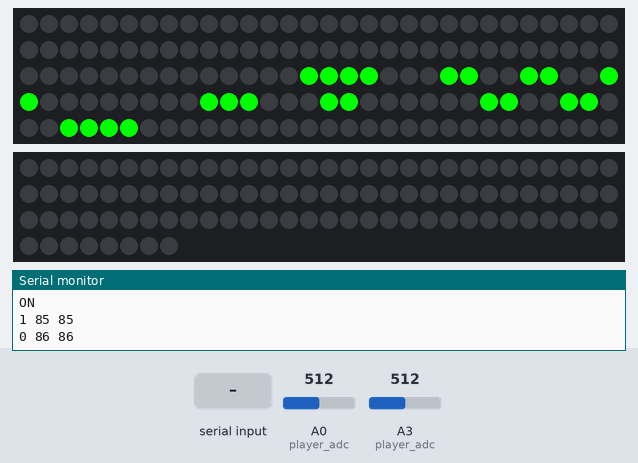
The sketch below on a simulated Arduino Uno, built with avr-gcc and run on an emulated ATmega328P. Parts: 150 RGB LEDs in strip order, left to right, continuing on the next row, 98 RGB LEDs in strip order, left to right, continuing on the next row, the last lines printed to the serial monitor. The test bench sets the inputs (shaded band); at power-on: A0 (player_adc) = 512, A3 (player_adc) = 512. Dim RGB values are drawn brighter than linear; colours are those a GRB WS2812 strip shows for the declared byte order; random numbers use the default seed unless the sketch sets one.

Above: at 1.4 s.
1.5 s: byte 112 ('p') received over Serial
4.5 s: A0 (player_adc) set to 716
At 4.68 s:
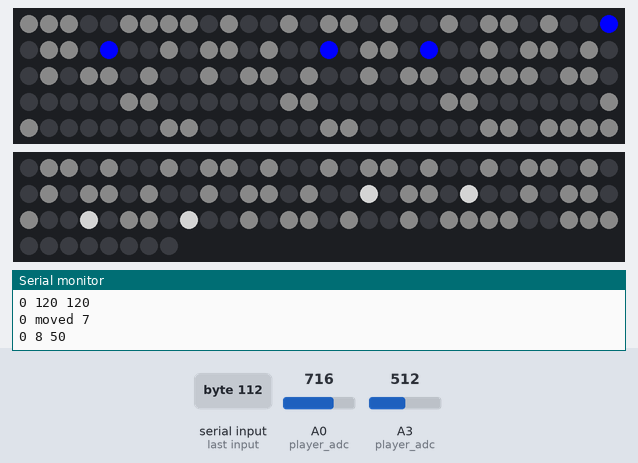
6.1 s: "s,45\n" received over Serial
9.1 s: byte 115 ('s') received over Serial
At 9.6 s:
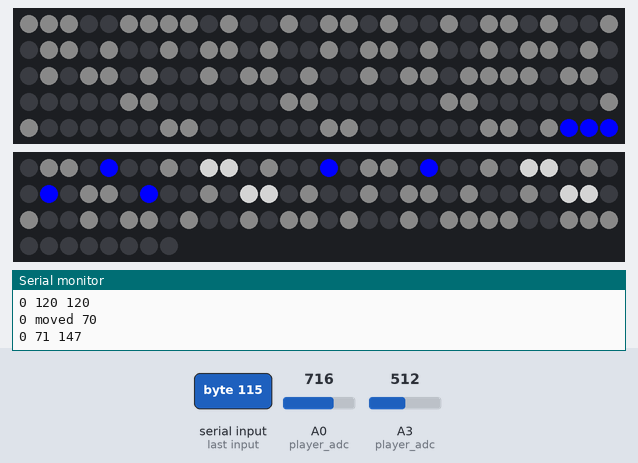

The sketch:

two-player.ino
```cpp
#include "FastLED.h"
#include "digits.h"
#include "letters.h"

#include "track.h"


// How many leds in your strip?
#define NUM_LEDS_1 150
#define NUM_LEDS_2 98

#define NUM_LEDS NUM_LEDS_1 + NUM_LEDS_2

#define LEDS_PER_ROW 8
#define NUM_ROWS 31


// For led chips like Neopixels, which have a data line, ground, and power, you just
// need to define DATA_PIN.  For led chipsets that are SPI based (four wires - data, clock,
// ground, and power), like the LPD8806 define both DATA_PIN and CLOCK_PIN
#define DATA_PIN_1 7
#define DATA_PIN_2 8

#define BIKE1 A0
#define BIKE2 A3

#define PLAYER_ONE_START 2
#define PLAYER_TWO_START 58

#define PLAYER_START_LEN 2


enum {BLUE_PLAYER,RED_PLAYER};

enum {  WAITING, COUNT_DOWN, START_GAME, PLAYING, WIN, LOSE, END_GAME };

int state = WAITING;


CRGB leds[NUM_LEDS];

CRGB player_colour[] = {CRGB::Blue, CRGB::Grey};

int player_start[] = {PLAYER_ONE_START, PLAYER_TWO_START};
int player_end[] = {PLAYER_ONE_START - PLAYER_START_LEN, PLAYER_TWO_START - PLAYER_START_LEN};


unsigned long last_twinkle = millis();
unsigned long last_move = millis();

unsigned char hue = 0;
unsigned int delay_time = 100;
unsigned char fade_rate = 100;
unsigned long last_grow = millis();

int player_energy[] = {0, 0};
int player_adc[] = {BIKE1, BIKE2};

int max_energy[] = {100, 100};


void fadeAll()  {
	for (int i = 0; i < NUM_LEDS; i++) {
		leds[i].nscale8(fade_rate);

	}
	FastLED.show();
}

void light_row(int row, CRGB colour) {

	if (row > NUM_ROWS) {
		return;
	}

	for (int i = 0; i <  LEDS_PER_ROW; i++) {
		int pixel = (LEDS_PER_ROW * row) + i;
		leds[NUM_LEDS - pixel - 1] = colour;
	}

}


void show_digit(int digit, int start_row) {
	//FastLED.clear();

	for (int row = 0; row < 8; row++) {
		if (start_row + row >= 0 ) {
			byte line = DIGITS[digit][row];

			//Serial.println(line);
			int col = 0;
			for (byte mask = 00000001; mask > 0; mask <<= 1) { //iterate through bit mask
				//int pixel = ((start_row + row) * 8) +  col;
				int pixel  = ((start_row + row) * 8) + (7 - col);

				if ((start_row + row) % 2) {
					//pixel  = ((start_row + row) * 8) + (7 - col);
					pixel = ((start_row + row) * 8) +  col;//pixel += 1;
				}

				if (line & mask) {
					leds[pixel] = CRGB::Red;
					//Serial.print("*");
				} else {
					//Serial.print(" ");
					leds[pixel] = CRGB::Black;
				}
				//Serial.println(pixel);

				col++;
			}
		}
		//Serial.println();
	}
	FastLED.show();
}


void drawPlayer(int pid) {

	for (int i = player_start[pid]; i >= player_end[pid]; i--) {
		leds[TRACK[i]] = player_colour[pid];
	}

	//check that doesn't wrap around 0
	if (player_end[pid] > player_start[pid]) {

		for (int i = TRACK_LEN - 1; i >= player_end[pid]; i--) {
			leds[TRACK[i]] = player_colour[pid];
		}

		for (int i = 0; i <= player_start[pid]; i++ ) {
			leds[TRACK[i]] = player_colour[pid];
		}

	}
}


void movePlayer(int player_id) {
	//Increment player token
	player_start[player_id]++;
	player_end[player_id]++;

	if (player_start[player_id] == TRACK_LEN) {
		player_start[player_id] = 0;
	}

	if (player_end[player_id] == TRACK_LEN) {
		player_end[player_id] = 0;
	}
	last_move = millis();
	Serial.print(player_id);
	Serial.print(" ");
	Serial.print(player_start[player_id]);
	Serial.print(" ");
	Serial.println(TRACK[player_start[player_id]]);


}


void processSerial() {
	while (Serial.available()) {
		char inChar = (char) Serial.read();
		unsigned int val;
		switch (inChar) {
		case 's':
			val = (unsigned int) Serial.parseInt();

			Serial.print("s");
			if (val > 1) {
				delay_time = val;
				Serial.print("delay: ");
				Serial.println(val);
			}

			// get the new byte:
			break;
		case 'f':
			Serial.print("f");
			val = (unsigned int) Serial.parseInt();

			if (val < 256 && val > 1) {
				fade_rate = val;
				Serial.print("fade: ");
				Serial.println(val);
			}

			break;
		case 'd':
			FastLED.clear();
			val = (unsigned int) Serial.parseInt();

			if (val == 10) {
				Serial.println(0);
				FastLED.clear();
				show_digit(0, 8);
			}

			if (val > 0 && val < 10) {
				Serial.println(val);
				show_digit(val, 8);
			}

			break;

		case 'x':
			state = COUNT_DOWN;
			break;
		case 'q':
			movePlayer(RED_PLAYER);
			drawPlayer(BLUE_PLAYER);
			drawPlayer(RED_PLAYER);
			FastLED.show();

			break;
		case 'p':
			movePlayer(BLUE_PLAYER);
			drawPlayer(RED_PLAYER);
			drawPlayer(BLUE_PLAYER);
			FastLED.show();

			break;

		}


	}

}


void serialEvent() {
	processSerial();

}

void readADC(int pid) {

	int val = analogRead(player_adc[pid]) / 6;

	//Blue player advantage
	if(val > 0 && pid == 0){
		val += 1;
	}
	player_energy[pid] += val;
	if (val > 0) {
		Serial.print(pid);
		Serial.print(" ");
		Serial.print(val);
		Serial.print(" ");
		Serial.println(player_energy[pid]);

	}

	if (player_energy[pid] > max_energy[pid]) {
		Serial.print(pid);
		Serial.print(" moved ");
		Serial.println(player_start[pid]);
		player_energy[pid] = 0;
		movePlayer(pid);
		//drawPlayer(pid);

	}

}


void testScreen() {
	for (int i = 0; i < NUM_ROWS; i++) {
		hue = map(i, 0, NUM_ROWS, 0, 160);
		light_row(i, CHSV(hue, 255, 255));

	}
	FastLED.show();

	//unsigned long start_time = millis();
	while (leds[NUM_LEDS - 3].r > 0 ) {
		fadeAll();
		delay(30);
	}

}


void drawPixel(int x, int y, CRGB color) {

	int pixel = ((LEDS_PER_ROW) * (y) ) + x;

	if (y % 2) {
		pixel  = ((LEDS_PER_ROW) * (y) ) + (LEDS_PER_ROW - 1 - x);
		//pixel += 1;
	}

	leds[pixel] = color;

}


// Add bit to end of players chain
void growPlayer(int player_id) {
	player_end[player_id]--;

	if (player_end[player_id] < 0) {
		player_end[player_id] = TRACK_LEN - 1;
	}

	if (player_end[player_id] == TRACK_LEN) {
		player_end[player_id] = 0;
	}
	last_move = millis();

}


void resetGame() {
	//Reset player positions
	player_start[0] = PLAYER_ONE_START;
	player_end[0] = PLAYER_ONE_START - PLAYER_START_LEN;

	player_start[1] = PLAYER_TWO_START;
	player_end[1] = PLAYER_TWO_START - PLAYER_START_LEN;

	player_energy[0] = 0;
	player_energy[1] = 0;

	FastLED.clear();
	FastLED.show();
	fade_rate = 100;
	last_grow = millis();


}

int collision () {
	if (player_start[0] == player_end[1] ) {
		Serial.println("Blue Wins");
		return 1;
	}
	if (player_start[1] == player_end[0] ) {
		Serial.println("Other Wins");
		return 2;
	}
	return 0;
}


int matrix_row = NUM_ROWS;
int matrix_col = random(LEDS_PER_ROW);

CRGB matrix_color = player_colour[0];

void matrix() {

	for (int i = 0; i < NUM_LEDS; i++) {
		leds[i].nscale8(240);
	}

	if (matrix_row <= 0) {
		matrix_row = NUM_ROWS;
		matrix_col = random(LEDS_PER_ROW);
		if (matrix_color == player_colour[0]) {
			matrix_color  = player_colour[1];
		} else {
			matrix_color = player_colour[0];
		}
		//hue += 128;
	}

	if (millis() - last_twinkle > 100) {
		last_twinkle = millis();
		matrix_row--;
		int pixel = ((LEDS_PER_ROW) * (matrix_row) ) + matrix_col;

		if (matrix_row % 2) {
			pixel  = ((LEDS_PER_ROW) * (matrix_row) ) + (LEDS_PER_ROW - 1 - matrix_col);
			//pixel += 1;
		}
		leds[NUM_LEDS - pixel - 1] =  matrix_color; //CHSV(hue, 255, 255);

		FastLED.show();

	}


}


void setup() {


	Serial.begin(115200);
	Serial.println("ON");

	//FastLED.addLeds<NEOPIXEL, DATA_PIN>(leds, NUM_LEDS);
	FastLED.addLeds<WS2812, DATA_PIN_1, RGB>(leds, 0, NUM_LEDS_1);
	FastLED.addLeds<WS2812, DATA_PIN_2, RGB>(leds, NUM_LEDS_1, NUM_LEDS_2);

	testScreen();
	FastLED.clear();
	FastLED.show();


}

int getLetterPos(char letter){
	int l_pos = 26; // " " by default

	for(int i = 0; i < LETTERS_LEN; i++){
		if(letter == LETTERS_KEY[i]){
			l_pos = i;
		}
	}
	return l_pos;
}

void show_letter(char letter, int start_row) {
	//FastLED.clear();

	int l_pos = getLetterPos(letter);

	for (int row = 0; row < 8; row++) {
		if (start_row + row >= 0 ) {
			byte line = LETTERS[l_pos][row];

			//Serial.println(line);
			int col = 0;
			for (byte mask = 00000001; mask > 0; mask <<= 1) { //iterate through bit mask
				//int pixel = ((start_row + row) * 8) +  col;
				int pixel  = ((start_row + row) * 8) + (7 - col);

				if ((start_row + row) % 2) {
					//pixel  = ((start_row + row) * 8) + (7 - col);
					pixel = ((start_row + row) * 8) +  col;//pixel += 1;
				}

				if (pixel > 0 && pixel < NUM_LEDS) {
					if (line & mask) {
						leds[pixel] = CRGB::Blue;
						//Serial.print("*");
					} else {
						//Serial.print(" ");
						leds[pixel] = CRGB::Black;
					}

				}

				//Serial.println(pixel);

				col++;
			}
		}
		//Serial.println();
	}
	//FastLED.show();
}


int letter_line = 33;

void showBN() {

	show_letter('M', letter_line);
	show_letter('y', letter_line + 7);
	show_letter('B', letter_line + 15);
	show_letter('N', letter_line + 23);
	//show_letter('', letter_line + 32);


	FastLED.show();
	letter_line--;
	if (letter_line < -32) {
		letter_line = 33;
	}
}


void showSetia() {
	FastLED.clear();
	show_letter(4, letter_line + 32);
	show_letter(3, letter_line + 24);
	show_letter(2, letter_line + 16);
	show_letter(1, letter_line + 8);
	show_letter(0, letter_line);


	FastLED.show();
	letter_line--;
	if (letter_line < -32) {
		letter_line = 32;
	}
}


void colours() {
	hue += 1;
	CRGB col = CHSV(hue, 255, 255);
	for (int i = 0; i < NUM_LEDS; i++) {
		leds[i] = col;
	}
	FastLED.show();
}

void wait(unsigned int dt) {
	unsigned long start_time = millis();
	while (millis() - start_time <  dt) {
		processSerial();
		delay(1);
	}
}

//Show 3 to 1 count_down
void count_down() {
	FastLED.clear();
	// FastLED.show();
	show_digit(3, 8);
	delay(1000);
	show_digit(2, 8);
	delay(1000);
	show_digit(1, 8);
	delay(1000);
	FastLED.clear();
	FastLED.show();


}


void drawTrack() {
	for (int i = 0; i < TRACK_LEN; i++) {
		leds[TRACK[i]] = CRGB(10, 10, 10);
	}
}

int count = 0;


void show_logo() {
	count = random(23) * 8;
	for (int j = 0; j < 8; j++) {
		byte line = M_LOGO[j];

		//Serial.println(line);

		for (byte mask = 00000001; mask > 0; mask <<= 1) { //iterate through bit mask

			if (line & mask) {
				leds[count] = CRGB::Red;
				//Serial.print("*");
			} else {
				//Serial.print(" ");
				leds[count] = CRGB::Black;
			}
			count++;
		}
		///Serial.println();
	}
	FastLED.show();
}


unsigned long text_delay = millis();

void loop() {


	switch (state) {

	case WAITING:
		fade_rate = 240;
		fadeAll();
		if (millis() - text_delay > 200) {
			//show_logo();
			showBN();
			//showSetia();
			text_delay = millis();
		}
		//matrix();
		//noisyFire();
		readADC(RED_PLAYER);
		readADC(BLUE_PLAYER);

		if (player_energy[0] > 5 || player_energy[1] > 5) {
			state = COUNT_DOWN;
		}
		wait(100);
		break;
	case COUNT_DOWN:
		count_down();
		state = START_GAME;
		break;

	case START_GAME:
		resetGame();
		state = PLAYING;
		drawPlayer(RED_PLAYER);
		drawPlayer(BLUE_PLAYER);
		break;

	case PLAYING:
		FastLED.clear();
		readADC(RED_PLAYER);
		drawTrack();
		drawPlayer(RED_PLAYER);
		readADC(BLUE_PLAYER);
		drawPlayer(BLUE_PLAYER);
		FastLED.show();
		if (collision()) {
			state = WIN;
			break;
		}


		if (millis() - last_grow > 1000) {
			growPlayer(RED_PLAYER);
			growPlayer(BLUE_PLAYER);
			last_grow = millis();

			drawPlayer(RED_PLAYER);
			drawPlayer(BLUE_PLAYER);

			FastLED.show();

		}

		if (collision()) {
			state = WIN;
		}
		wait(delay_time);

		break;

	case WIN:
		for (int i = 0 ; i < 10; i++) {
			fadeAll();
			delay(10);
		}
		//RED Wins
		if (collision() ==  1) {
			for (int i = 0; i < NUM_LEDS; i++) {
				leds[i] = player_colour[0];
			}

		}
		// Blue Wins
		if (collision() ==  2) {
			for (int i = 0; i < NUM_LEDS; i++) {
				leds[i] = player_colour[1];
			}

		}
		FastLED.show();

		for (int i = 0 ; i < 50; i++) {
			fade_rate = 240;
			fadeAll();
			delay(100);
		}

		resetGame();
		//Show winner
		state = WAITING;
		fade_rate = 150;
		//FastLED.clear();
		//show_logo();
		for (int i = 0 ; i < 20; i++) {
			fadeAll();
			delay(100);
		}

		break;
	case END_GAME:

		break;
	}


}
```

digits.h
```cpp
#ifndef __INC_DIGITS_H
#define __INC_DIGITS_H

const byte M_LOGO[8] =
{
  B00000000,
  B01000010,
  B11100111,
  B11111111,
  B11011011,
  B11000011,
  B11000011,
  B11000011
};


const byte DIGITS[][8] = {
  {
    B00000000,
    B00111100,
    B01100110,
    B01101110,
    B01110110,
    B01100110,
    B01100110,
    B00111100
  }, {
    B00000000,
    B00011000,
    B00011000,
    B00111000,
    B00011000,
    B00011000,
    B00011000,
    B01111110
  }, {
    B00000000,
    B00111100,
    B01100110,
    B00000110,
    B00001100,
    B00110000,
    B01100000,
    B01111110
  }, {
    B00000000,
    B00111100,
    B01100110,
    B00000110,
    B00011100,
    B00000110,
    B01100110,
    B00111100
  }, {
    B00000000,
    B00001100,
    B00011100,
    B00101100,
    B01001100,
    B01111110,
    B00001100,
    B00001100
  }, {
    B00000000,
    B01111110,
    B01100000,
    B01111100,
    B00000110,
    B00000110,
    B01100110,
    B00111100
  }, {
    B00000000,
    B00111100,
    B01100110,
    B01100000,
    B01111100,
    B01100110,
    B01100110,
    B00111100
  }, {
    B00000000,
    B01111110,
    B01100110,
    B00001100,
    B00001100,
    B00011000,
    B00011000,
    B00011000
  }, {
    B00000000,
    B00111100,
    B01100110,
    B01100110,
    B00111100,
    B01100110,
    B01100110,
    B00111100
  }, {
    B00000000,
    B00111100,
    B01100110,
    B01100110,
    B00111110,
    B00000110,
    B01100110,
    B00111100
  }
};
const int DIGITS_LEN = sizeof(DIGITS) / 8;

const byte SETIA[][8] = {
  {
    B01111000,
    B11001100,
    B11100000,
    B01110000,
    B00011100,
    B11001100,
    B01111000,
    B00000000
  }, {
    B11111110,
    B01100010,
    B01101000,
    B01111000,
    B01101000,
    B01100010,
    B11111110,
    B00000000
  }, {
    B11111100,
    B10110100,
    B00110000,
    B00110000,
    B00110000,
    B00110000,
    B01111000,
    B00000000
  }, {
    B01111000,
    B00110000,
    B00110000,
    B00110000,
    B00110000,
    B00110000,
    B01111000,
    B00000000
  }, {
    B00110000,
    B01111000,
    B11001100,
    B11001100,
    B11111100,
    B11001100,
    B11001100,
    B00000000
  }
};
const int SETIA_LEN = sizeof(SETIA) / 8;


#endif
```

track.h
```cpp
#ifndef __INC_TRACK_H
#define __INC_TRACK_H


const unsigned char TRACK[] = {
 	0, // 0
 	1, // 1
 	2, // 2

 	13, // 3
 	18, // 4
 	29, // 5
 	34, // 6
 	45, // 7
  	50,	// 8
    61, // 9
 	66, //10
 	77, // 11

 	82, // 12
 	83, // 13
 	84, // 14
 	85, // 15

 	74, // 16
 	69, // 17
 	58, // 18
 	53, // 19
 	42, // 20
 	37, // 21
 	26, // 22
 	21, // 23
 	10, // 24

 	5, // 25
 	6, // 26
 	7, // 27

 	8, // 28
 	23, // 29
 	24, // 30
 	39, // 31
 	40, // 32
 	55, // 33
 	56, // 34
 	71, // 4
 	72, // 5
 	87, // 6
 	88, // 7
 	103, // 8
  	104, // 9
    119, // 40
 	120, // 1
 	135, // 2
 	136, // 3
 	151, // 4
 	152, // 5
 	167, // 6
 	168, // 7
 	183, // 8
 	184, // 9
    199, // 50
 	200, // 1
 	215, // 2
 	216, // 3
 	231, // 4

 	232, // 5
 	233, // 6
 	234, // 7

 	229, // 8
 	218, // 9
 	213, // 60
    202, // 1
 	197, // 2
 	186, // 3
 	181, // 4
 	170, // 5
 	165, // 6
 	154, // 7

    149, // 8
 	148, // 9
 	147, // 70
 	146, // 1

 	157, // 2
 	162, // 3
  	173, // 4
    178, // 5
 	189, // 6
 	194, // 7
 	205, // 8
	210, // 9
 	221, // 80
 	226, // 1

 	237, // 2
 	238, // 3
  	239, // 4

    224, // 5
 	223, // 6
 	208, // 7
 	207, // 8
	192, // 9
 	191, // 90
 	176, // 1
 	175, // 2
 	160, // 3
  	159, // 4
    144, // 5
 	143, // 6
 	128, // 7
 	127, // 8
	112, // 9
 	111, // 100
 	96, // 1
 	95, // 2
 	80, // 3
  	79, // 4
    64, // 5
 	63, // 6
 	48, // 7
 	47, // 8
	32, // 9
	31, // 110
	16, // 1
 	15, // 2


};
const int TRACK_LEN = 114;
#endif
```

Source omitted: letters.h (7069 bytes)
